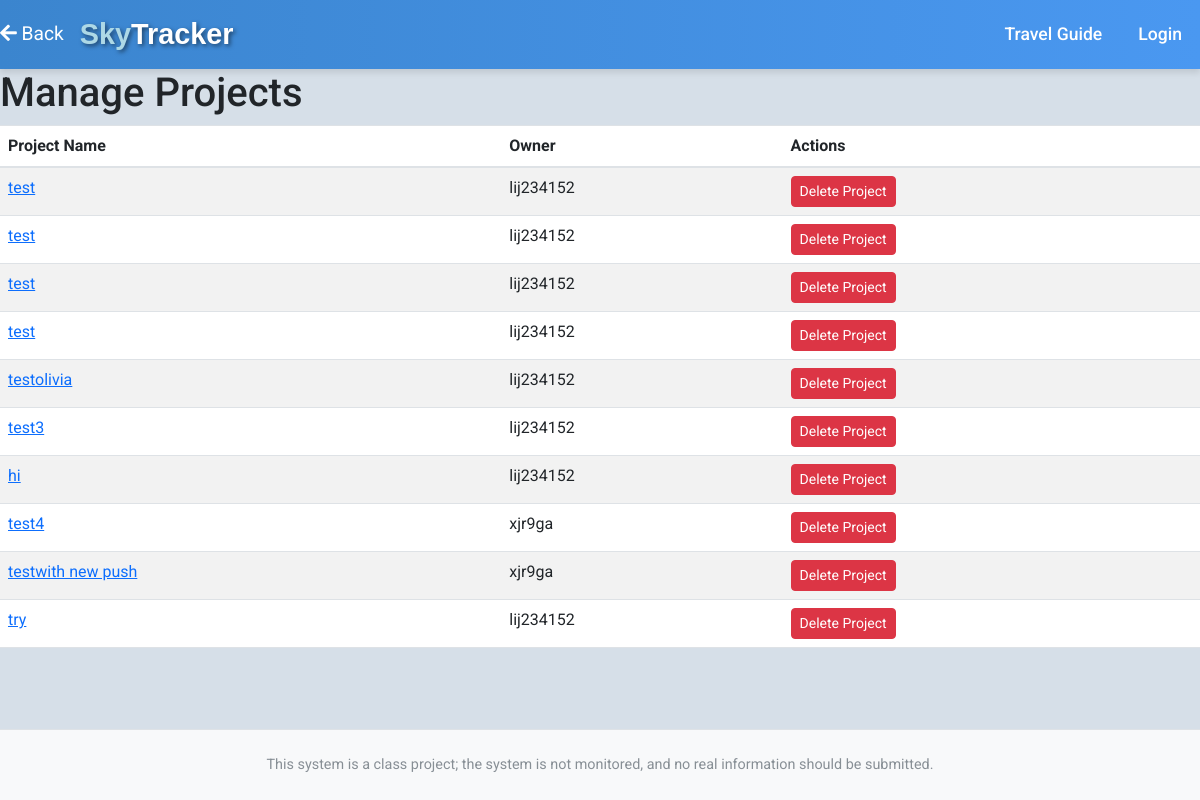
/manage_projects/, run on the app's committed database.
### b13project/models.py (models this page shows, shortened)
class Project(models.Model):
    title = models.CharField(max_length=255)
    owner = models.ForeignKey(User, related_name='owned_projects', on_delete=models.CASCADE)
    members = models.ManyToManyField(User, related_name='projects')
    description = models.TextField()
    creation_date = models.DateTimeField(auto_now_add=True, null=True, blank=True)
    due_date = models.DateTimeField(null=True, blank=True)
    votes = models.IntegerField(default=0)  # for voting

### b13project/views.py (the view)
# urls.py: path('manage_projects/', views.manage_projects, name='manage_projects'),
def manage_projects(request):
    projects = Project.objects.all()
    return render(request, 'manage_projects_pma.html', {'projects': projects})

### templates/manage_projects_pma.html
{% extends "base.html" %}
{% block content %}
<h1>Manage Projects</h1>
<table class="table table-striped">
    <thead>
        <tr>
            <th>Project Name</th>
            <th>Owner</th>
            <th>Actions</th>
        </tr>
    </thead>
    <tbody>
        {% for project in projects %}
        <tr>
            <td><a href="{% url 'project_detail' project.id %}">{{ project.title }}</a></td>
            <td>{{ project.owner.username }}</td>
            <td>
                <a href="{% url 'delete_project' project.id %}" class="btn btn-danger btn-sm">Delete Project</a>
            </td>
        </tr>
        {% endfor %}
    </tbody>
</table>
{% endblock %}

### data on the page
Project: title "test", owner.username "lij234152"
Project: title "test", owner.username "lij234152"
Project: title "test", owner.username "lij234152"
Project: title "test", owner.username "lij234152"
Project: title "testolivia", owner.username "lij234152"
Project: title "test3", owner.username "lij234152"
Project: title "hi", owner.username "lij234152"
Project: title "test4", owner.username "xjr9ga"
Project: title "testwith new push", owner.username "xjr9ga"
Project: title "try", owner.username "lij234152"
